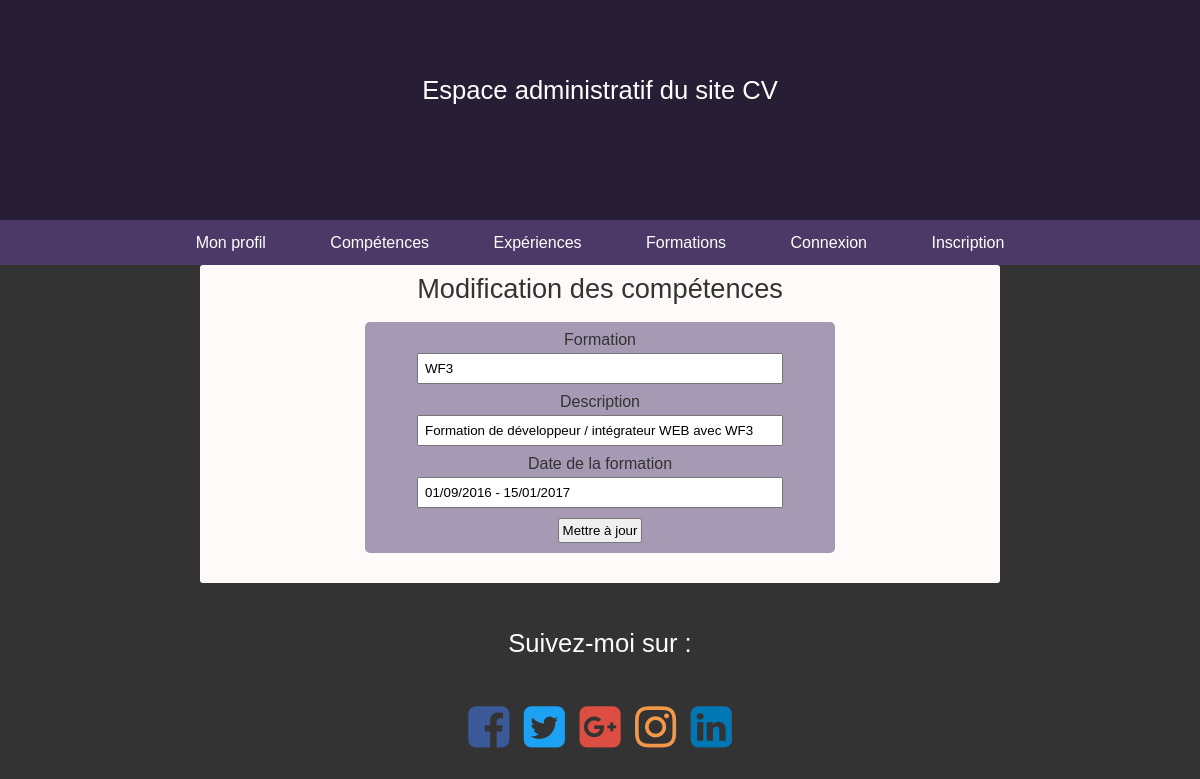
The app's page /modifier_f.php?id_formation=1, older data.
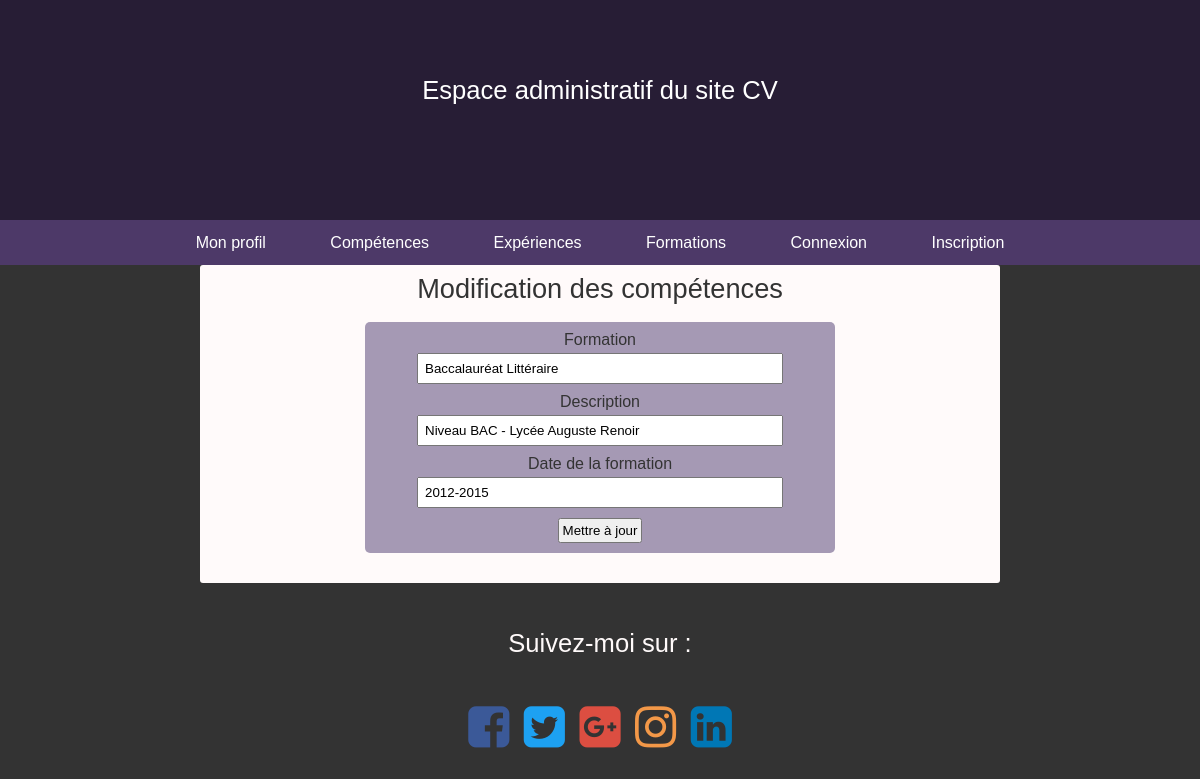
The same page, newer data.
### tables this page shows
CREATE TABLE `formation` (
  `id_formation` int(11) NOT NULL,
  `formation` varchar(255) NOT NULL,
  `description` varchar(255) NOT NULL,
  `dates_formation` varchar(255) NOT NULL,
  `lieu` varchar(255) NOT NULL
);

### modifier_f.php (the view, shortened to what this page needs)
<?php session_start(); require_once('inc/connexion.php') ?>
<?php
	$id_formation = $_GET['id_formation'];
?>
<?php require_once('inc/haut.inc.php') ?>
	<?php
		$query = $bdd -> query("SELECT * FROM formation WHERE id_formation = '$id_formation' ");
		$ligne_c = $query -> fetch();
	?>
<h1>Modification des compétences</h1>
<form id="formulaire" method="post">
		<label>Formation</label><br>
		<input class="formation" type="text" name="formation" placeholder="Insérer une formation..." value="<?= $ligne_c['formation'] ?>"><br>
		<label>Description</label><br>
		<input class="description" type="text" name="description" value="<?= $ligne_c['description'] ?>"><br>
		<label>Date de la formation</label><br>
		<input class="dates_formation" type="text" name="dates_formation" value="<?= $ligne_c['dates_formation'] ?>"><br>
		<input class="submit" type="submit" value="Mettre à jour">
</form>
<?php require_once('inc/bas.inc.php') ?>

Row changes from the older to the newer data that the page shows:
changed formation: formation "WF3" → "Baccalauréat Littéraire"; description "Formation de développeur / intégrateur WEB avec WF3" → "Niveau BAC - Lycée Auguste Renoir"; dates_formation "01/09/2016 - 15/01/2017" → "2012-2015"
